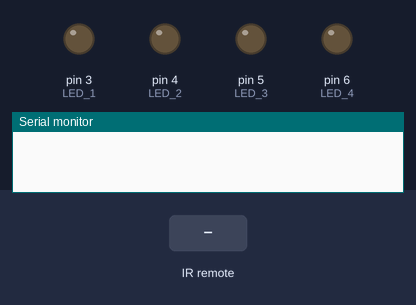
Bench run of a sketch on a simulated Arduino Uno, built with avr-gcc and run on an emulated ATmega328P. Shown: output pins drawn as LEDs (lit = HIGH), the last lines printed to the serial monitor. The inputs (shaded band) are chosen by the test bench.

Above: at 1.2 s.
1.3 s: infrared code 0xF30CFF00 received
At 2.5 s:
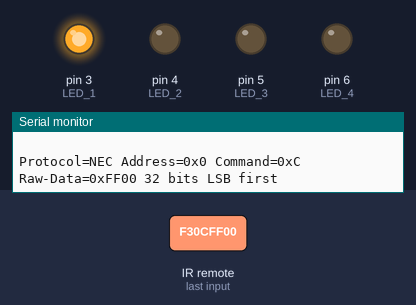
2.8 s: infrared code 0xE718FF00 received
At 3.9 s:
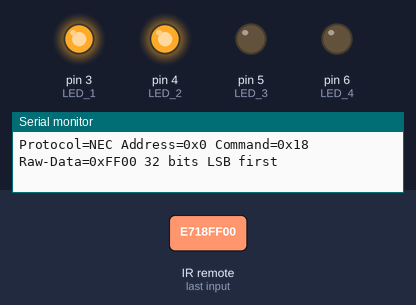
4.3 s: infrared code 0xA15EFF00 received
At 5.0 s:
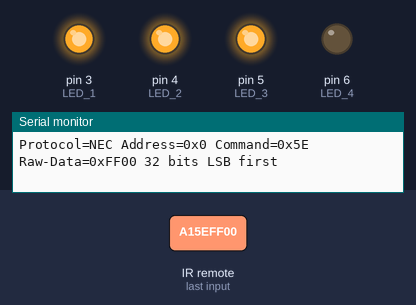
5.8 s: infrared code 0xF708FF00 received
At 6.2 s:
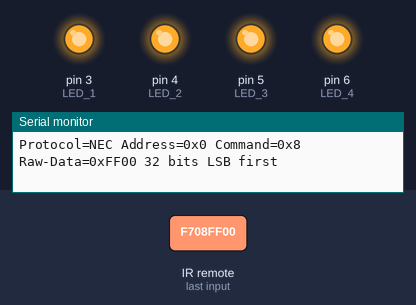
7.3 s: infrared code 0xF30CFF00 received
At 8.5 s:
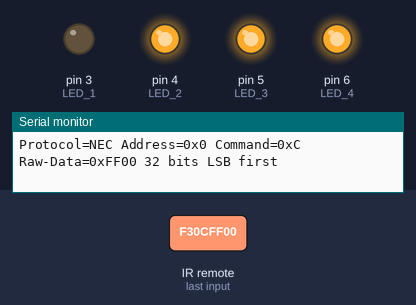
8.8 s: infrared code 0xE718FF00 received
At 9.6 s:
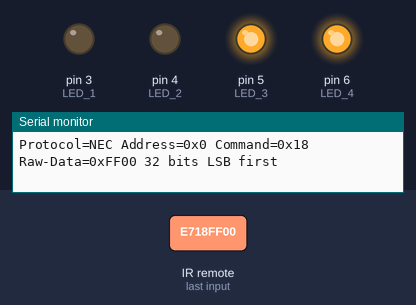
Timing chart, 0 to 11.3 s (numbered marks = the images above; inputs shaded):
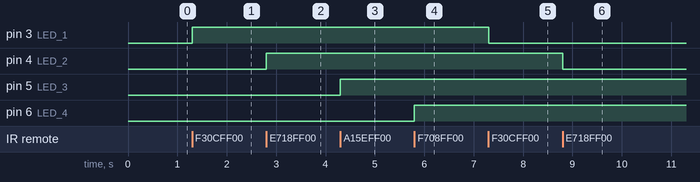

Measured:
- after the input at 1.3 s, pin 3 (LED_1): LOW → HIGH at once
- after the input at 2.8 s, pin 4 (LED_2): LOW → HIGH at once
- after the input at 4.3 s, pin 5 (LED_3): LOW → HIGH at once
- after the input at 5.8 s, pin 6 (LED_4): LOW → HIGH at once
- after the input at 7.3 s, pin 3 (LED_1): HIGH → LOW at once
- after the input at 8.8 s, pin 4 (LED_2): HIGH → LOW at once

The sketch:

IR_RECEIVER.ino
```cpp
/**
 *
 * e-mail : rachelsysteme@gmail.com
 * gitHub : https://github.com/RS-malik-el
 * Donation : paypal.me/RachelSysteme
 *
 * @AUTEUR : @OpenProgramming
 * DATE : 21/03/2023
 *
 * @Board : Arduino
 *
*/

//#define DECODE_NEC // Protocole utilisé
#include <IRremote.h>

#define PIN_IR_REC 2 // Pin reception infrarouge
#define LED_1      3 // Pin led 1
#define LED_2      4 // Pin led 2
#define LED_3      5 // Pin led 3
#define LED_4      6 // Pin led 4

#define _REPEAT  0X1 // Valeur flag de répétition (appui maintenu du bouton)

#define CMD_1   0xF30CFF00 // Touche 1 de la télécommande
#define CMD_2   0xE718FF00 // Touche 2 de la télécommande
#define CMD_3   0xA15EFF00 // Touche 3 de la télécommande
#define CMD_4   0xF708FF00 // Touche 4 de la télécommande

uint32_t valCmd = 0 ; // Stocke la valeur du signal reçu

// Variables de contrôle de l'états des lampes
bool etat_1 = false;
bool etat_2 = false;
bool etat_3 = false;
bool etat_4 = false;


void setup(){
  Serial.begin(115200);

  IrReceiver.setReceivePin(PIN_IR_REC);
  IrReceiver.start();
  printActiveIRProtocols(&Serial);
  Serial.println(" ");

  pinMode(LED_1, OUTPUT);
  pinMode(LED_2, OUTPUT);
  pinMode(LED_3, OUTPUT);
  pinMode(LED_4, OUTPUT);
}


void loop(){

  if(IrReceiver.decode() == true){

    // reception de potentiel bruit ou d'appuis maintenu du bouton
    if (IrReceiver.decodedIRData.protocol == UNKNOWN || IrReceiver.decodedIRData.flags == _REPEAT){
      IrReceiver.resume(); // Préparation pour une nouvelle réception
      return; // fin loop
    }

    valCmd = IrReceiver.decodedIRData.decodedRawData; // Stockage de la valeur du signal reçu

    // Affichage des résulats dans le moniteur série
    IrReceiver.printIRResultShort(&Serial);

    IrReceiver.resume();

    if (valCmd == CMD_1) {
      etat_1 = not etat_1;
      digitalWrite(LED_1, etat_1);
    }

    else if (valCmd == CMD_2) {
     etat_2 = not etat_2;
     digitalWrite(LED_2, etat_2);
    }

    else if (valCmd == CMD_3) {
      etat_3 = not etat_3;
      digitalWrite(LED_3, etat_3);
    }

    else if (valCmd == CMD_4) {
      etat_4 = not etat_4;
      digitalWrite(LED_4, etat_4);
    }
  }

}// Fin loop
```
